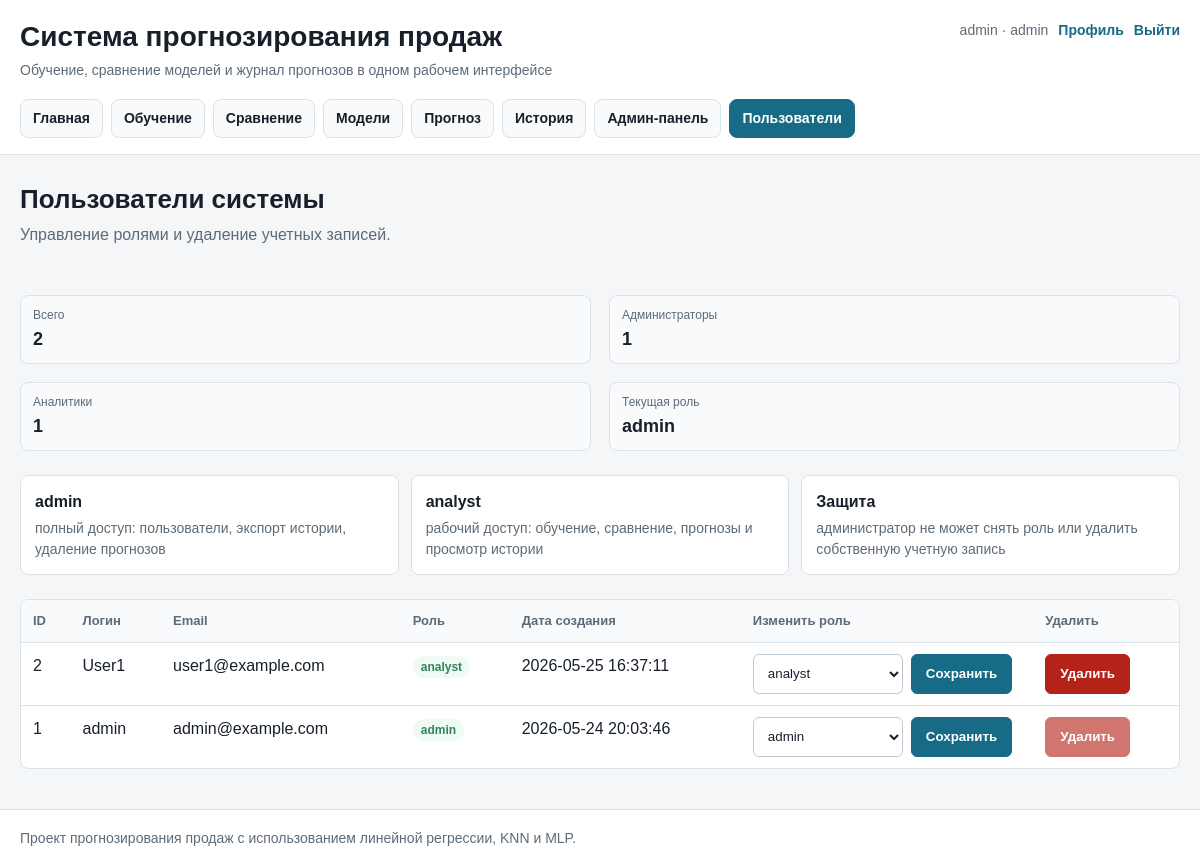
The app's page /users (signed in) with its own data.
### tables this page shows
CREATE TABLE users (
            id INTEGER PRIMARY KEY AUTOINCREMENT,
            username TEXT NOT NULL UNIQUE,
            email TEXT NOT NULL UNIQUE,
            password_hash TEXT NOT NULL,
            role TEXT NOT NULL DEFAULT 'analyst',
            created_at TEXT NOT NULL
        );

### app/auth.py (the view, shortened to what this page needs)
@auth_bp.route("/users", methods=["GET", "POST"])
@login_required
@role_required("admin")
def users():
    db_path = current_app.config["DATABASE_PATH"]
    rows = get_all_users(db_path)
    user_stats = {
        "total": len(rows),
        "admins": sum(1 for row in rows if row["role"] == "admin"),
        "analysts": sum(1 for row in rows if row["role"] == "analyst"),
    }
    return render_template("users.html", rows=rows, user_stats=user_stats)

### app/database/db.py (called while the page is built)
def get_connection(db_path: str):
    conn = sqlite3.connect(db_path)
    conn.row_factory = sqlite3.Row
    return conn

def get_all_users(db_path: str):
    conn = get_connection(db_path)
    cursor = conn.cursor()
    cursor.execute("""
        SELECT id, username, email, role, created_at
        FROM users
        ORDER BY id DESC
    """)
    rows = cursor.fetchall()
    conn.close()
    return rows

### app/templates/users.html (shortened to what this page needs)
{% extends "base.html" %}
{% block content %}
<section class="dashboard-section">
    <div class="page-header">
        <div>
            <h2>Пользователи системы</h2>
            <p>Управление ролями и удаление учетных записей.</p>
        </div>
    </div>
    <div class="stats-grid">
        <div class="metric-pill"><span>Всего</span><strong>{{ user_stats.total }}</strong></div>
        <div class="metric-pill"><span>Администраторы</span><strong>{{ user_stats.admins }}</strong></div>
        <div class="metric-pill"><span>Аналитики</span><strong>{{ user_stats.analysts }}</strong></div>
        <div class="metric-pill"><span>Текущая роль</span><strong>{{ session.get("user_role") }}</strong></div>
    </div>
    <div class="info-strip">
        <div>
            <strong>admin</strong>
            <span>полный доступ: пользователи, экспорт истории, удаление прогнозов</span>
        </div>
        <div>
            <strong>analyst</strong>
            <span>рабочий доступ: обучение, сравнение, прогнозы и просмотр истории</span>
        </div>
        <div>
            <strong>Защита</strong>
            <span>администратор не может снять роль или удалить собственную учетную запись</span>
        </div>
    </div>
    {% if rows %}
        <div class="table-wrapper">
            <table class="data-table">
                <thead>
                    <tr>
                        <th>ID</th>
                        <th>Логин</th>
                        <th>Email</th>
                        <th>Роль</th>
                        <th>Дата создания</th>
                        <th>Изменить роль</th>
                        <th>Удалить</th>
                    </tr>
                </thead>
                <tbody>
                    {% for row in rows %}
                        <tr>
                            <td>{{ row["id"] }}</td>
                            <td>{{ row["username"] }}</td>
                            <td>{{ row["email"] }}</td>
                            <td><span class="status-badge status-{{ 'success' if row['role'] == 'admin' else 'trained' }}">{{ row["role"] }}</span></td>
                            <td>{{ row["created_at"] }}</td>
                            <td>
                                <form class="inline-form" method="POST">
                                    <select name="new_role">
                                        <option value="analyst" {% if row["role"] == "analyst" %}selected{% endif %}>analyst</option>
                                        <option value="admin" {% if row["role"] == "admin" %}selected{% endif %}>admin</option>
                                    </select>
                                    <button type="submit">Сохранить</button>
                                </form>
                            </td>
                            <td>
                                <form method="POST" onsubmit="return confirm('Удалить пользователя {{ row['username'] }}?');">
                                    <button class="button-danger" type="submit" {% if row["id"] == session.get("user_id") %}disabled{% endif %}>Удалить</button>
                                </form>
                            </td>
                        </tr>
                    {% endfor %}
                </tbody>
            </table>
        </div>
    {% else %}
        <div class="empty-state">Пользователи не найдены.</div>
    {% endif %}
</section>
{% endblock %}

### app/static/css/style.css (style rules this page uses)
:root { --bg: #f4f6f8; --surface: #ffffff; --surface-muted: #f8fafc; --border: #dbe3ea; --border-strong: #bdcad5; --text: #17202a; --muted: #5d6b78; --primary: #176b87; --primary-dark: #104f63; --success: #2f855a; --danger: #b42318; --warning: #b7791f; --info: #2457a6; --shadow: 0 8px 24px rgba(23, 32, 42, 0.08); }
* { box-sizing: border-box; }
body { margin: 0; background: var(--bg); color: var(--text); font-family: Arial, sans-serif; line-height: 1.5; }
.page-header { display: flex; align-items: flex-start; justify-content: space-between; gap: 20px; margin-bottom: 24px; }
.page-header h2, .section-title { margin: 0; font-size: 26px; line-height: 1.25; }
.page-header p { max-width: 780px; margin: 8px 0 0; color: var(--muted); }
.dashboard-section { display: grid; gap: 24px; }
.dashboard-grid, .stats-grid { display: grid; grid-template-columns: repeat(2, minmax(0, 1fr)); gap: 18px; }
.info-strip { display: grid; grid-template-columns: repeat(3, minmax(0, 1fr)); gap: 12px; }
.info-strip > div { padding: 14px; border: 1px solid var(--border); border-radius: 8px; background: var(--surface); }
.info-strip strong, .info-strip span { display: block; }
.info-strip span { margin-top: 4px; color: var(--muted); font-size: 14px; }
.metric-pill { min-width: 120px; padding: 10px 12px; border-radius: 8px; background: var(--surface-muted); border: 1px solid var(--border); }
.metric-pill span { display: block; color: var(--muted); font-size: 12px; }
.metric-pill strong { display: block; margin-top: 2px; font-size: 18px; }
input, select { width: 100%; min-height: 40px; padding: 8px 10px; border: 1px solid var(--border-strong); border-radius: 6px; background: #fff; color: var(--text); }
.button, button { display: inline-flex; align-items: center; justify-content: center; min-height: 40px; padding: 9px 14px; border: 1px solid var(--primary); border-radius: 6px; background: var(--primary); color: #fff; font-weight: 700; cursor: pointer; }
.button-danger { border-color: var(--danger); background: var(--danger); }
button:disabled, select:disabled, input:disabled { cursor: not-allowed; opacity: 0.62; }
.inline-form { display: flex; flex-wrap: wrap; gap: 8px; align-items: center; }
.inline-form select { max-width: 150px; }
.table-wrapper { width: 100%; overflow-x: auto; border: 1px solid var(--border); border-radius: 8px; background: var(--surface); }
.data-table { width: 100%; min-width: 760px; border-collapse: collapse; }
.data-table th, .data-table td { padding: 11px 12px; border-bottom: 1px solid var(--border); text-align: left; vertical-align: top; }
.data-table th { background: var(--surface-muted); color: var(--muted); font-size: 13px; }
.data-table tr:last-child td { border-bottom: 0; }
.status-badge { flex: 0 0 auto; padding: 4px 8px; border-radius: 999px; font-size: 12px; font-style: normal; font-weight: 700; white-space: nowrap; }
.status-trained, .status-success { background: #effaf4; color: var(--success); }

### records on screen
users: id "2", username "User1", email "user1@example.com", role "analyst", created_at "2026-05-25 16:37:11", new_role "analyst"
users: id "1", username "admin", email "admin@example.com", role "admin", created_at "2026-05-24 20:03:46", new_role "admin"

### other values on screen
{{ session.get("username") }} "admin"
{{ session.get("user_role") }} "admin"
{{ user_stats.total }} "2"
{{ user_stats.admins }} "1"
{{ user_stats.analysts }} "1"
